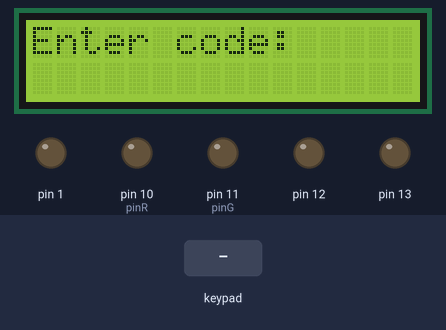
Simulated run of this sketch. Board: Arduino Uno, built with avr-gcc and run on an emulated ATmega328P. On the bench: 16×2 character LCD, output pins drawn as LEDs (lit = HIGH). Dashed ring = blinking. Inputs (shaded band) come from the test bench.

Above: at 1.2 s.
1.3 s: keypad keys 1 2 3 4 5 # pressed 0.4 s apart
At 1.5 s:
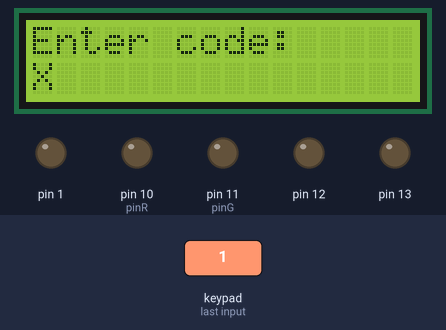
At 4.9 s:
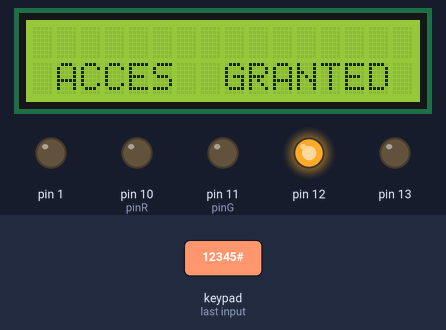
5.2 s: key '#' pressed
At 6.16 s:
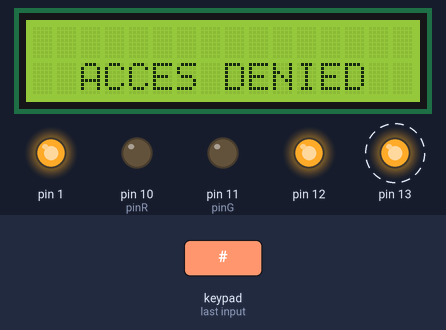
Timing chart, 0 to 12.9 s (numbered marks = the images above; inputs shaded):
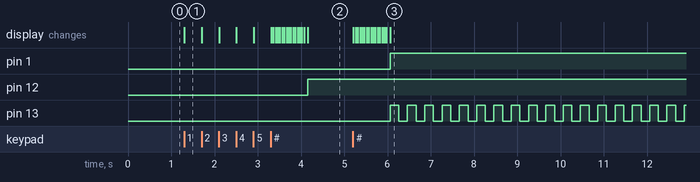

The sketch:

safe.ino
```cpp
#include <Wire.h>
#include <LiquidCrystal_I2C.h>
#include <Keypad.h>


LiquidCrystal_I2C lcd(0x27,16,2);

const int pinR = 10;
const int pinG = 11;


const uint8_t ROWS = 4;
const uint8_t COLS = 4;
char keys[ROWS][COLS] = {
  { '1', '2', '3', 'A' },
  { '4', '5', '6', 'B' },
  { '7', '8', '9', 'C' },
  { '*', '0', '#', 'D' }
};

uint8_t colPins[COLS] = { 5, 4, 3, 2 }; // Pins connected to C1, C2, C3, C4
uint8_t rowPins[ROWS] = { 9, 8, 7, 6 }; // Pins connected to R1, R2, R3, R4

Keypad keypad = Keypad(makeKeymap(keys), rowPins, colPins, ROWS, COLS);
void setup() {

  pinMode(pinR, OUTPUT);
  pinMode(pinG, OUTPUT);

  lcd.init();

  lcd.backlight();
  lcd.setCursor(0,0);
  lcd.print("Enter code:");

  pinMode(13, OUTPUT);
  pinMode(12, OUTPUT);
  pinMode(1, OUTPUT);

}

void loop() {
  String cod = "";
  String cod_salvat = "12345";

  lcd.setCursor(0,1);
  while(cod[cod.length() - 1] != '#')
  {
    char cifra = keypad.getKey();
    if(cifra >= '0' && cifra <= '9'|| cifra == '#')
    {
      lcd.print('X');
      cod += cifra;

    }
  }
cod[cod.length() - 1] = '\0';
cod_salvat += '\0';

lcd.setCursor(0,1);

if(cod.equals(cod_salvat))
{
  for(int i = 0; i < 16; i++)
  {
    lcd.print(".");
    delay(50);
  }
  lcd.setCursor(0,0);
  lcd.print("                  ");
  lcd.setCursor(0,1);
  lcd.print(" ACCES  GRANTED  ");

  digitalWrite(12, HIGH);
}
else
  {
  for(int i = 0; i < 16; i++)
  {
    lcd.print(".");
    delay(50);
  }
  lcd.setCursor(0,0);
  lcd.print("                  ");
  lcd.setCursor(0,1);
  lcd.print("  ACCES DENIED    ");
  digitalWrite(1, HIGH);
  while(1 == 1)
  {

    digitalWrite(13, HIGH);
    delay(200);
    digitalWrite(13, LOW);
    delay(200);


  }
  }


}
```

Measured:
- after the input at 1.3 s, pin 12: LOW → HIGH after 2.9 s; the display: changes at once (image 1)
- after the input at 5.2 s, pin 1: LOW → HIGH after 0.86 s; pin 13: alternates HIGH for 0.20 s and LOW for 0.20 s, starting after 0.86 s; the display: first changes at once (image 3 shows a later state)
